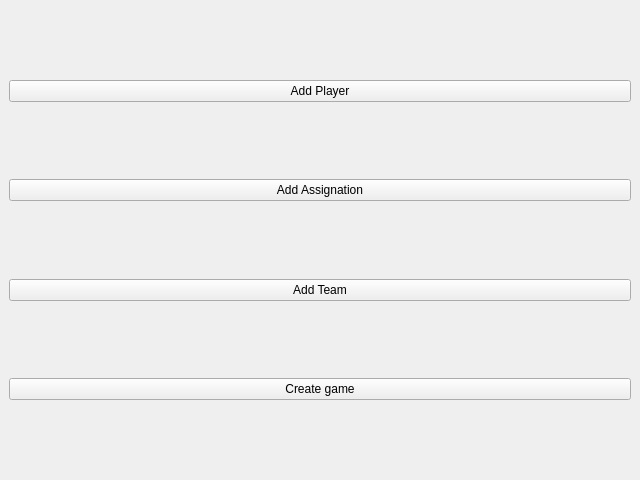
<?xml version="1.0" encoding="UTF-8"?>
<ui version="4.0">
 <class>adminStart</class>
 <widget class="QMainWindow" name="adminStart">
  <property name="geometry">
   <rect>
    <x>0</x>
    <y>0</y>
    <width>640</width>
    <height>480</height>
   </rect>
  </property>
  <property name="windowTitle">
   <string>Admin</string>
  </property>
  <widget class="QWidget" name="centralwidget">
   <layout class="QVBoxLayout" name="verticalLayout_2">
    <item>
     <layout class="QVBoxLayout" name="verticalLayout">
      <item>
       <spacer name="verticalSpacer_4">
        <property name="orientation">
         <enum>Qt::Vertical</enum>
        </property>
        <property name="sizeHint" stdset="0">
         <size>
          <width>20</width>
          <height>40</height>
         </size>
        </property>
       </spacer>
      </item>
      <item>
       <widget class="QPushButton" name="addPlayerButton">
        <property name="text">
         <string>Add Player</string>
        </property>
       </widget>
      </item>
      <item>
       <spacer name="verticalSpacer">
        <property name="orientation">
         <enum>Qt::Vertical</enum>
        </property>
        <property name="sizeHint" stdset="0">
         <size>
          <width>20</width>
          <height>40</height>
         </size>
        </property>
       </spacer>
      </item>
      <item>
       <widget class="QPushButton" name="addAssignationButton">
        <property name="text">
         <string>Add Assignation</string>
        </property>
       </widget>
      </item>
      <item>
       <spacer name="verticalSpacer_5">
        <property name="orientation">
         <enum>Qt::Vertical</enum>
        </property>
        <property name="sizeHint" stdset="0">
         <size>
          <width>20</width>
          <height>40</height>
         </size>
        </property>
       </spacer>
      </item>
      <item>
       <widget class="QPushButton" name="addTeamButton">
        <property name="text">
         <string>Add Team</string>
        </property>
       </widget>
      </item>
      <item>
       <spacer name="verticalSpacer_2">
        <property name="orientation">
         <enum>Qt::Vertical</enum>
        </property>
        <property name="sizeHint" stdset="0">
         <size>
          <width>20</width>
          <height>40</height>
         </size>
        </property>
       </spacer>
      </item>
      <item>
       <widget class="QPushButton" name="createGameButton">
        <property name="text">
         <string>Create game</string>
        </property>
       </widget>
      </item>
      <item>
       <spacer name="verticalSpacer_3">
        <property name="orientation">
         <enum>Qt::Vertical</enum>
        </property>
        <property name="sizeHint" stdset="0">
         <size>
          <width>20</width>
          <height>40</height>
         </size>
        </property>
       </spacer>
      </item>
     </layout>
    </item>
   </layout>
  </widget>
 </widget>
 <resources/>
 <connections/>
</ui>
